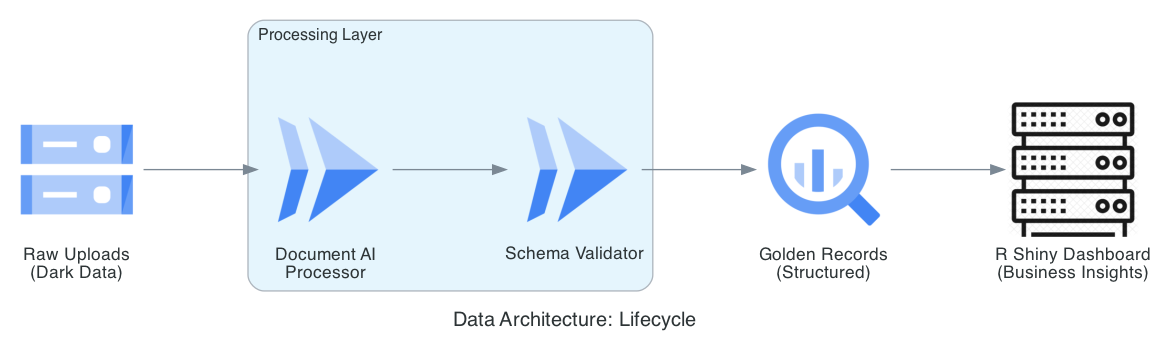

Source code (Python):
from diagrams import Diagram, Cluster, Edge
from diagrams.gcp.storage import GCS
from diagrams.gcp.compute import Run
from diagrams.gcp.analytics import BigQuery
from diagrams.generic.compute import Rack

graph_attr = {
    "pad": "0.1",
    "nodesep": "0.8",
    "ranksep": "1.2",
    "bgcolor": "transparent"
}

with Diagram(
    "Data Architecture: Lifecycle", 
    show=False, 
    filename="doc_data_lifecycle", 
    direction="LR", 
    graph_attr=graph_attr
):
    source = GCS("Raw Uploads\n(Dark Data)")
    
    with Cluster("Processing Layer"):
        extractor = Run("Document AI\nProcessor")
        validator = Run("Schema Validator")
        
    warehouse = BigQuery("Golden Records\n(Structured)")
    viz = Rack("R Shiny Dashboard\n(Business Insights)")

    source >> extractor >> validator >> warehouse >> viz
